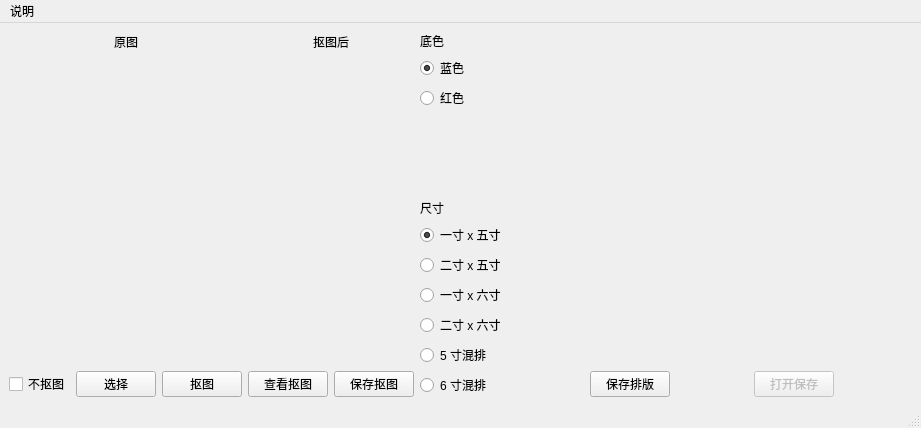
<?xml version="1.0" encoding="UTF-8"?>
<ui version="4.0">
 <class>MainWindow</class>
 <widget class="QMainWindow" name="MainWindow">
  <property name="geometry">
   <rect>
    <x>0</x>
    <y>0</y>
    <width>887</width>
    <height>428</height>
   </rect>
  </property>
  <property name="windowTitle">
   <string>照片抠图及证件照制作</string>
  </property>
  <widget class="QWidget" name="centralwidget">
   <layout class="QHBoxLayout" name="horizontalLayout_6" stretch="0,0,0,4">
    <item>
     <layout class="QVBoxLayout" name="verticalLayout" stretch="0,4,0">
      <item>
       <layout class="QHBoxLayout" name="horizontalLayout">
        <item>
         <spacer name="horizontalSpacer">
          <property name="orientation">
           <enum>Qt::Horizontal</enum>
          </property>
          <property name="sizeHint" stdset="0">
           <size>
            <width>40</width>
            <height>20</height>
           </size>
          </property>
         </spacer>
        </item>
        <item>
         <widget class="QLabel" name="label">
          <property name="text">
           <string>原图</string>
          </property>
         </widget>
        </item>
        <item>
         <spacer name="horizontalSpacer_2">
          <property name="orientation">
           <enum>Qt::Horizontal</enum>
          </property>
          <property name="sizeHint" stdset="0">
           <size>
            <width>40</width>
            <height>20</height>
           </size>
          </property>
         </spacer>
        </item>
       </layout>
      </item>
      <item>
       <widget class="QLabel" name="originLabel">
        <property name="text">
         <string/>
        </property>
       </widget>
      </item>
      <item>
       <layout class="QHBoxLayout" name="horizontalLayout_2">
        <item>
         <spacer name="horizontalSpacer_3">
          <property name="orientation">
           <enum>Qt::Horizontal</enum>
          </property>
          <property name="sizeHint" stdset="0">
           <size>
            <width>40</width>
            <height>20</height>
           </size>
          </property>
         </spacer>
        </item>
        <item>
         <spacer name="horizontalSpacer_16">
          <property name="orientation">
           <enum>Qt::Horizontal</enum>
          </property>
          <property name="sizeHint" stdset="0">
           <size>
            <width>40</width>
            <height>20</height>
           </size>
          </property>
         </spacer>
        </item>
        <item>
         <widget class="QCheckBox" name="checkBox">
          <property name="text">
           <string>不抠图</string>
          </property>
         </widget>
        </item>
        <item>
         <widget class="QPushButton" name="pushButton">
          <property name="text">
           <string>选择</string>
          </property>
         </widget>
        </item>
        <item>
         <spacer name="horizontalSpacer_5">
          <property name="orientation">
           <enum>Qt::Horizontal</enum>
          </property>
          <property name="sizeHint" stdset="0">
           <size>
            <width>40</width>
            <height>20</height>
           </size>
          </property>
         </spacer>
        </item>
        <item>
         <spacer name="horizontalSpacer_14">
          <property name="orientation">
           <enum>Qt::Horizontal</enum>
          </property>
          <property name="sizeHint" stdset="0">
           <size>
            <width>40</width>
            <height>20</height>
           </size>
          </property>
         </spacer>
        </item>
        <item>
         <widget class="QPushButton" name="removeButton">
          <property name="text">
           <string>抠图</string>
          </property>
         </widget>
        </item>
        <item>
         <spacer name="horizontalSpacer_15">
          <property name="orientation">
           <enum>Qt::Horizontal</enum>
          </property>
          <property name="sizeHint" stdset="0">
           <size>
            <width>40</width>
            <height>20</height>
           </size>
          </property>
         </spacer>
        </item>
        <item>
         <spacer name="horizontalSpacer_4">
          <property name="orientation">
           <enum>Qt::Horizontal</enum>
          </property>
          <property name="sizeHint" stdset="0">
           <size>
            <width>40</width>
            <height>20</height>
           </size>
          </property>
         </spacer>
        </item>
       </layout>
      </item>
     </layout>
    </item>
    <item>
     <layout class="QVBoxLayout" name="verticalLayout_2" stretch="0,4,0">
      <item>
       <layout class="QHBoxLayout" name="horizontalLayout_4">
        <item>
         <spacer name="horizontalSpacer_6">
          <property name="orientation">
           <enum>Qt::Horizontal</enum>
          </property>
          <property name="sizeHint" stdset="0">
           <size>
            <width>40</width>
            <height>20</height>
           </size>
          </property>
         </spacer>
        </item>
        <item>
         <widget class="QLabel" name="label_4">
          <property name="text">
           <string>抠图后</string>
          </property>
         </widget>
        </item>
        <item>
         <spacer name="horizontalSpacer_7">
          <property name="orientation">
           <enum>Qt::Horizontal</enum>
          </property>
          <property name="sizeHint" stdset="0">
           <size>
            <width>40</width>
            <height>20</height>
           </size>
          </property>
         </spacer>
        </item>
       </layout>
      </item>
      <item>
       <widget class="QLabel" name="removeBGLabel">
        <property name="text">
         <string/>
        </property>
       </widget>
      </item>
      <item>
       <layout class="QHBoxLayout" name="horizontalLayout_3">
        <item>
         <spacer name="horizontalSpacer_8">
          <property name="orientation">
           <enum>Qt::Horizontal</enum>
          </property>
          <property name="sizeHint" stdset="0">
           <size>
            <width>40</width>
            <height>20</height>
           </size>
          </property>
         </spacer>
        </item>
        <item>
         <widget class="QPushButton" name="previewPushButton">
          <property name="text">
           <string>查看抠图</string>
          </property>
         </widget>
        </item>
        <item>
         <spacer name="horizontalSpacer_9">
          <property name="orientation">
           <enum>Qt::Horizontal</enum>
          </property>
          <property name="sizeHint" stdset="0">
           <size>
            <width>40</width>
            <height>20</height>
           </size>
          </property>
         </spacer>
        </item>
        <item>
         <widget class="QPushButton" name="saveResultpushButton">
          <property name="text">
           <string>保存抠图</string>
          </property>
         </widget>
        </item>
        <item>
         <spacer name="horizontalSpacer_10">
          <property name="orientation">
           <enum>Qt::Horizontal</enum>
          </property>
          <property name="sizeHint" stdset="0">
           <size>
            <width>40</width>
            <height>20</height>
           </size>
          </property>
         </spacer>
        </item>
       </layout>
      </item>
     </layout>
    </item>
    <item>
     <layout class="QVBoxLayout" name="verticalLayout_5">
      <item>
       <layout class="QVBoxLayout" name="verticalLayout_4">
        <item>
         <widget class="QLabel" name="label_6">
          <property name="text">
           <string>底色</string>
          </property>
         </widget>
        </item>
        <item>
         <widget class="QRadioButton" name="blueRadioButton">
          <property name="text">
           <string>蓝色</string>
          </property>
          <property name="checked">
           <bool>true</bool>
          </property>
          <attribute name="buttonGroup">
           <string notr="true">colorButtonGroup</string>
          </attribute>
         </widget>
        </item>
        <item>
         <widget class="QRadioButton" name="redRadioButton">
          <property name="text">
           <string>红色</string>
          </property>
          <attribute name="buttonGroup">
           <string notr="true">colorButtonGroup</string>
          </attribute>
         </widget>
        </item>
       </layout>
      </item>
      <item>
       <spacer name="verticalSpacer">
        <property name="orientation">
         <enum>Qt::Vertical</enum>
        </property>
        <property name="sizeHint" stdset="0">
         <size>
          <width>20</width>
          <height>50</height>
         </size>
        </property>
       </spacer>
      </item>
      <item>
       <layout class="QVBoxLayout" name="verticalLayout_3">
        <item>
         <widget class="QLabel" name="label_7">
          <property name="text">
           <string>尺寸</string>
          </property>
         </widget>
        </item>
        <item>
         <widget class="QRadioButton" name="oneRadioButton">
          <property name="text">
           <string>一寸 x 五寸</string>
          </property>
          <property name="checked">
           <bool>true</bool>
          </property>
          <attribute name="buttonGroup">
           <string notr="true">sizeButtonGroup</string>
          </attribute>
         </widget>
        </item>
        <item>
         <widget class="QRadioButton" name="radioButton_4">
          <property name="text">
           <string>二寸 x 五寸</string>
          </property>
          <attribute name="buttonGroup">
           <string notr="true">sizeButtonGroup</string>
          </attribute>
         </widget>
        </item>
        <item>
         <widget class="QRadioButton" name="oneRadioButton_2">
          <property name="text">
           <string>一寸 x 六寸</string>
          </property>
          <attribute name="buttonGroup">
           <string notr="true">sizeButtonGroup</string>
          </attribute>
         </widget>
        </item>
        <item>
         <widget class="QRadioButton" name="radioButton_5">
          <property name="text">
           <string>二寸 x 六寸</string>
          </property>
          <attribute name="buttonGroup">
           <string notr="true">sizeButtonGroup</string>
          </attribute>
         </widget>
        </item>
        <item>
         <widget class="QRadioButton" name="oneRadioButton_3">
          <property name="text">
           <string>5 寸混排</string>
          </property>
          <attribute name="buttonGroup">
           <string notr="true">sizeButtonGroup</string>
          </attribute>
         </widget>
        </item>
        <item>
         <widget class="QRadioButton" name="radioButton_6">
          <property name="text">
           <string>6 寸混排</string>
          </property>
          <attribute name="buttonGroup">
           <string notr="true">sizeButtonGroup</string>
          </attribute>
         </widget>
        </item>
       </layout>
      </item>
     </layout>
    </item>
    <item>
     <layout class="QVBoxLayout" name="verticalLayout_6" stretch="5,0">
      <item>
       <widget class="QLabel" name="IndesignLabel">
        <property name="minimumSize">
         <size>
          <width>400</width>
          <height>0</height>
         </size>
        </property>
        <property name="text">
         <string/>
        </property>
       </widget>
      </item>
      <item>
       <layout class="QHBoxLayout" name="horizontalLayout_5">
        <item>
         <spacer name="horizontalSpacer_11">
          <property name="orientation">
           <enum>Qt::Horizontal</enum>
          </property>
          <property name="sizeHint" stdset="0">
           <size>
            <width>40</width>
            <height>20</height>
           </size>
          </property>
         </spacer>
        </item>
        <item>
         <widget class="QPushButton" name="pushButton_5">
          <property name="text">
           <string>保存排版</string>
          </property>
         </widget>
        </item>
        <item>
         <spacer name="horizontalSpacer_12">
          <property name="orientation">
           <enum>Qt::Horizontal</enum>
          </property>
          <property name="sizeHint" stdset="0">
           <size>
            <width>40</width>
            <height>20</height>
           </size>
          </property>
         </spacer>
        </item>
        <item>
         <widget class="QPushButton" name="openPushButton">
          <property name="enabled">
           <bool>false</bool>
          </property>
          <property name="text">
           <string>打开保存</string>
          </property>
         </widget>
        </item>
        <item>
         <spacer name="horizontalSpacer_13">
          <property name="orientation">
           <enum>Qt::Horizontal</enum>
          </property>
          <property name="sizeHint" stdset="0">
           <size>
            <width>40</width>
            <height>20</height>
           </size>
          </property>
         </spacer>
        </item>
       </layout>
      </item>
     </layout>
    </item>
   </layout>
  </widget>
  <widget class="QMenuBar" name="menubar">
   <property name="geometry">
    <rect>
     <x>0</x>
     <y>0</y>
     <width>887</width>
     <height>23</height>
    </rect>
   </property>
   <widget class="QMenu" name="menu">
    <property name="title">
     <string>说明</string>
    </property>
    <addaction name="helpAction"/>
    <addaction name="declareAction"/>
    <addaction name="aboutAction"/>
   </widget>
   <addaction name="menu"/>
  </widget>
  <widget class="QStatusBar" name="statusbar"/>
  <action name="helpAction">
   <property name="text">
    <string>操作说明</string>
   </property>
  </action>
  <action name="declareAction">
   <property name="text">
    <string>声明</string>
   </property>
  </action>
  <action name="aboutAction">
   <property name="text">
    <string>关于</string>
   </property>
  </action>
 </widget>
 <resources/>
 <connections>
  <connection>
   <sender>colorButtonGroup</sender>
   <signal>buttonClicked(int)</signal>
   <receiver>MainWindow</receiver>
   <slot>colorSelectAction()</slot>
   <hints>
    <hint type="sourcelabel">
     <x>-1</x>
     <y>-1</y>
    </hint>
    <hint type="destinationlabel">
     <x>551</x>
     <y>253</y>
    </hint>
   </hints>
  </connection>
  <connection>
   <sender>pushButton</sender>
   <signal>clicked()</signal>
   <receiver>MainWindow</receiver>
   <slot>selectPhotoAction()</slot>
   <hints>
    <hint type="sourcelabel">
     <x>91</x>
     <y>394</y>
    </hint>
    <hint type="destinationlabel">
     <x>76</x>
     <y>586</y>
    </hint>
   </hints>
  </connection>
  <connection>
   <sender>removeButton</sender>
   <signal>clicked()</signal>
   <receiver>MainWindow</receiver>
   <slot>removeBackgroundAction()</slot>
   <hints>
    <hint type="sourcelabel">
     <x>255</x>
     <y>394</y>
    </hint>
    <hint type="destinationlabel">
     <x>176</x>
     <y>616</y>
    </hint>
   </hints>
  </connection>
  <connection>
   <sender>previewPushButton</sender>
   <signal>clicked()</signal>
   <receiver>MainWindow</receiver>
   <slot>amplifyAction()</slot>
   <hints>
    <hint type="sourcelabel">
     <x>358</x>
     <y>394</y>
    </hint>
    <hint type="destinationlabel">
     <x>326</x>
     <y>632</y>
    </hint>
   </hints>
  </connection>
  <connection>
   <sender>saveResultpushButton</sender>
   <signal>clicked()</signal>
   <receiver>MainWindow</receiver>
   <slot>saveRemoveResultAction()</slot>
   <hints>
    <hint type="sourcelabel">
     <x>445</x>
     <y>394</y>
    </hint>
    <hint type="destinationlabel">
     <x>456</x>
     <y>587</y>
    </hint>
   </hints>
  </connection>
  <connection>
   <sender>pushButton_5</sender>
   <signal>clicked()</signal>
   <receiver>MainWindow</receiver>
   <slot>saveDesignResultAction()</slot>
   <hints>
    <hint type="sourcelabel">
     <x>633</x>
     <y>394</y>
    </hint>
    <hint type="destinationlabel">
     <x>804</x>
     <y>592</y>
    </hint>
   </hints>
  </connection>
  <connection>
   <sender>sizeButtonGroup</sender>
   <signal>buttonClicked(int)</signal>
   <receiver>MainWindow</receiver>
   <slot>sizeSelectAction()</slot>
   <hints>
    <hint type="sourcelabel">
     <x>-1</x>
     <y>-1</y>
    </hint>
    <hint type="destinationlabel">
     <x>551</x>
     <y>253</y>
    </hint>
   </hints>
  </connection>
  <connection>
   <sender>helpAction</sender>
   <signal>triggered()</signal>
   <receiver>MainWindow</receiver>
   <slot>helpAction()</slot>
   <hints>
    <hint type="sourcelabel">
     <x>-1</x>
     <y>-1</y>
    </hint>
    <hint type="destinationlabel">
     <x>443</x>
     <y>213</y>
    </hint>
   </hints>
  </connection>
  <connection>
   <sender>aboutAction</sender>
   <signal>triggered()</signal>
   <receiver>MainWindow</receiver>
   <slot>aboutAction()</slot>
   <hints>
    <hint type="sourcelabel">
     <x>-1</x>
     <y>-1</y>
    </hint>
    <hint type="destinationlabel">
     <x>443</x>
     <y>213</y>
    </hint>
   </hints>
  </connection>
  <connection>
   <sender>declareAction</sender>
   <signal>triggered()</signal>
   <receiver>MainWindow</receiver>
   <slot>declareAction()</slot>
   <hints>
    <hint type="sourcelabel">
     <x>-1</x>
     <y>-1</y>
    </hint>
    <hint type="destinationlabel">
     <x>443</x>
     <y>213</y>
    </hint>
   </hints>
  </connection>
  <connection>
   <sender>openPushButton</sender>
   <signal>clicked()</signal>
   <receiver>MainWindow</receiver>
   <slot>openSaveAction()</slot>
   <hints>
    <hint type="sourcelabel">
     <x>753</x>
     <y>389</y>
    </hint>
    <hint type="destinationlabel">
     <x>752</x>
     <y>562</y>
    </hint>
   </hints>
  </connection>
  <connection>
   <sender>checkBox</sender>
   <signal>clicked(bool)</signal>
   <receiver>MainWindow</receiver>
   <slot>noRemoveAction()</slot>
   <hints>
    <hint type="sourcelabel">
     <x>58</x>
     <y>388</y>
    </hint>
    <hint type="destinationlabel">
     <x>58</x>
     <y>514</y>
    </hint>
   </hints>
  </connection>
 </connections>
 <slots>
  <slot>selectPhotoAction()</slot>
  <slot>removeBackgroundAction()</slot>
  <slot>amplifyAction()</slot>
  <slot>saveRemoveResultAction()</slot>
  <slot>saveDesignResultAction()</slot>
  <slot>printPhotoAction()</slot>
  <slot>colorSelectAction()</slot>
  <slot>sizeSelectAction()</slot>
  <slot>helpAction()</slot>
  <slot>aboutAction()</slot>
  <slot>declareAction()</slot>
  <slot>openSaveAction()</slot>
  <slot>noRemoveAction()</slot>
 </slots>
 <buttongroups>
  <buttongroup name="sizeButtonGroup"/>
  <buttongroup name="colorButtonGroup"/>
 </buttongroups>
</ui>
